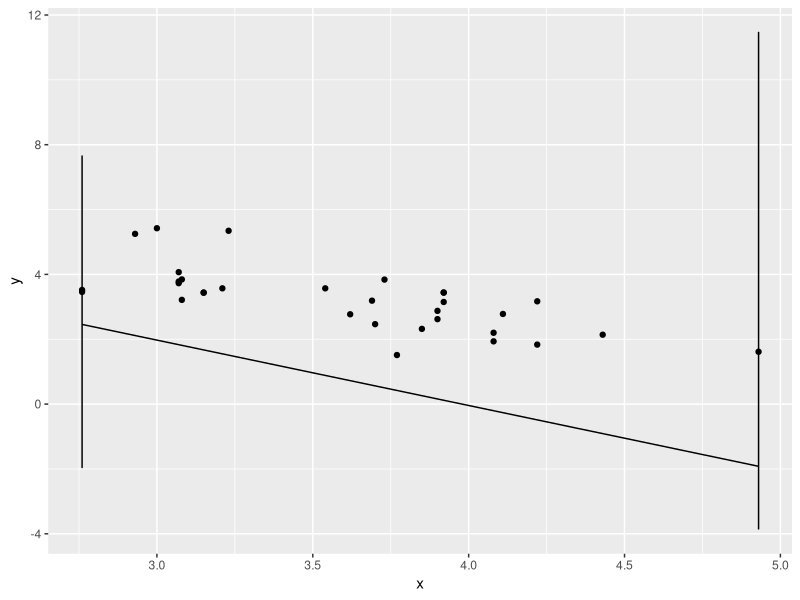

Generate this figure with R: (Note: this script raises an error after producing the figure.)
## ---- chunk 1
knitr::opts_chunk$set(echo = FALSE, ffmpeg.format = "mp4",
                      cache = TRUE)
library(magrittr)
library(ggplot2)
library(gganimate)
# library(gridExtra)
## ---- chunk 2
rand <- list()

xhat <- mean(mtcars$drat)
yhat <- mean(mtcars$wt)
xmin <- min(mtcars$drat)
xmax <- max(mtcars$drat)

for(i in 1:10){
  slope <- runif(1,-10,10)
  ymax <- yhat + slope*(xmax - xhat)
  ymin <- yhat + slope*(xmin - xhat)
  rand[[i]] <- rbind(c(xmin, ymin, i),c(xmax, ymax, i))
}

rand <- do.call(rbind.data.frame, rand)
colnames(rand) <- c("x","y","iter")

rndPlot <-
  ggplot(rand, aes(x = x, y = y, frame = iter))+
  geom_line()+
  geom_point(data = mtcars, aes(x = drat, y = wt), inherit.aes = F)

gganimate(rndPlot)
## ---- chunk 3
xhat <- mean(mtcars$drat)
yhat <- mean(mtcars$wt)
xmin <- rep(min(mtcars$drat), 4)
xmax <- rep(max(mtcars$drat), 4)

evo <- list()

for(i in 1:10){
  if(i == 1){
    slope <- runif(10,-10,10)
  } else{
    slope <- c(slope, (slope[1]+slope[-1])/2)
  }
  
  SSR <- c()
  for(j in slope){
    SSR <- c(SSR, sum((mtcars$wt - (mtcars$drat - xhat) * j - yhat)^2))
  }
  
  parents <- order(SSR)[1:4]
  
  slope <- slope[parents]
  
  ymax <- yhat + slope*(xmax - xhat)
  ymin <- yhat + slope*(xmin - xhat)
  iter <- i
  col <- rep(1:4, each = 2)
  
  evo[[i]] <- cbind(c(rbind(xmin,xmax)), c(rbind(ymin, ymax)), iter, col)
  
}
evo <- do.call(rbind.data.frame, evo)
colnames(evo) <- c("x", "y", "iter", "col")


evoPlot <-
  ggplot(evo, aes(x = x, y = y, frame = iter, col = as.factor(col)))+
  geom_line()+
  geom_point(data = mtcars, aes(x = drat, y = wt), inherit.aes = F)+
  theme(legend.position = 'none')

gganimate(evoPlot)
## ---- chunk 4
set.seed(1438)
pieMat <- data.frame(id = c(1:20), pi = sample(1:3,20,TRUE), e = sample(1:3,20,TRUE))

ggplot(pieMat, aes(x = pi, y = e, col = as.factor(id)))+
  geom_jitter(width = 0.15, height = 0.15)+
  scale_y_continuous(name = "elasticity", breaks = 0.5:3.5, limits = c(0.63,3.37))+
  scale_x_continuous(name = "price index", breaks = 0.5:3.5, limits = c(0.63,3.37))+
  theme(panel.grid.major = element_line(color = "black"),
        legend.position = "none",
        axis.text = element_blank(),
        axis.ticks = element_blank())




## ---- chunk 5
ggplot(pieMat, aes(x = pi, y = e, col = as.factor(id)))+
  geom_jitter(width = 0.15, height = 0.15)+
  scale_y_continuous(name = "elasticity", breaks = 0.5:3.5, limits = c(0.63,3.37))+
  scale_x_continuous(name = "price index", breaks = 0.5:3.5, limits = c(0.63,3.37))+
  geom_rect(xmin=0.5, xmax = 1.5, ymin = 0.5, ymax = 1.5,
            color= "#E99042", alpha = 0, size = 1.5)+
  geom_rect(xmin = 2.5, xmax = 3.5, ymin = 2.5, ymax = 3.5,
            color = "#E99042", alpha = 0, size = 1.5)+
  annotate("segment", x = 1.3, xend= 1.7, y = 1, yend = 1,
           size = 1.2, color = "red2", arrow = arrow())+
  annotate("segment", x = 2.7, xend= 2.3, y = 3, yend = 3,
           size = 1.2, color = "red2", arrow = arrow())+
  theme(panel.grid.major = element_line(color = "black"),
        legend.position = "none",
        axis.text = element_blank(),
        axis.ticks = element_blank())
## ---- chunk 6
peneMat <- data.frame(id = c(1:20), ep = c(rep(1,8), rep(2,12)), en = c(rep(2,12), rep(1,8)))

ggplot(peneMat, aes(x = ep, y = en, col = as.factor(id)))+
  geom_jitter(width = 0.15, height = 0.15)+
  scale_y_continuous(name = "nopromo",breaks = 0.5:2.5, limits = c(0.63,2.37))+
  scale_x_continuous(name = "promo", breaks = 0.5:2.5, limits = c(0.63,2.37))+
  theme(panel.grid.major = element_line(color = "black"),
        legend.position = "none",
        axis.text = element_blank(),
        axis.ticks = element_blank())
## ---- chunk 7
ggplot(peneMat, aes(x = ep, y = en, col = as.factor(id)))+
  geom_jitter(width = 0.15, height = 0.15)+
  scale_y_continuous(name = "nopromo",breaks = 0.5:2.5, limits = c(0.63,2.37))+
  scale_x_continuous(name = "promo", breaks = 0.5:2.5, limits = c(0.63,2.37))+
  annotate("text", x = 2 , y = 1.7, label = "both", size = 5)+
  annotate("text", x = 1.0 , y = 1.7, label = "everyday low", size = 5)+
  annotate("text", x = 2 , y = 1.3, label = "high-low", size = 5)+
  theme(panel.grid.major = element_line(color = "black"),
        legend.position = "none",
        axis.text = element_blank(),
        axis.ticks = element_blank())
## ---- chunk 8
x <- 1 : 9
y <- c(3, 2, 1, 5, 4, 3, 7, 6, 5)
z = rep(1:3,each = 3)
mixed <- data.frame(x, y, z)

ggplot(mixed, aes(x = x, y = y))+
  geom_point(size = 3)+
  geom_smooth(method="lm")+
  scale_x_continuous(name = "price")+
  scale_y_continuous(name = "quantity")+
  theme(axis.text = element_blank(),
        axis.ticks = element_blank())+
  annotate("text", x = 4.5, y = 7, label = paste("slope = ",lm(y~x)$coef[2]))
  
## ---- chunk 9
ggplot(mixed, aes(x = x, y = y, col = as.factor(z)))+
  geom_point(size = 3, color = "black")+
  geom_smooth(method="lm")+
  scale_x_continuous(name = "price")+
  scale_y_continuous(name = "quantity")+
  theme(axis.text = element_blank(),
        axis.ticks = element_blank(),
        legend.position = "none")
## ---- chunk 10
mm <- lme4::lmer(y ~ x + (1 + x|as.factor(z)), mixed)

efR <- coef(mm)[[1]]

ggplot(mixed, aes(x = x, y = y, col = as.factor(z)))+
  geom_point()+
  geom_abline(intercept = efR[1,1], slope = efR[1,2], col = "#F8766D")+
  geom_abline(intercept = efR[2,1], slope = efR[2,2], col = "#00BA38")+
  geom_abline(intercept = efR[3,1], slope = efR[3,2], col = "#619CFF")+
  scale_x_continuous(name = "price")+
  scale_y_continuous(name = "quantity")+
  theme(axis.text = element_blank(),
        axis.ticks = element_blank(),
        legend.position = "none")
